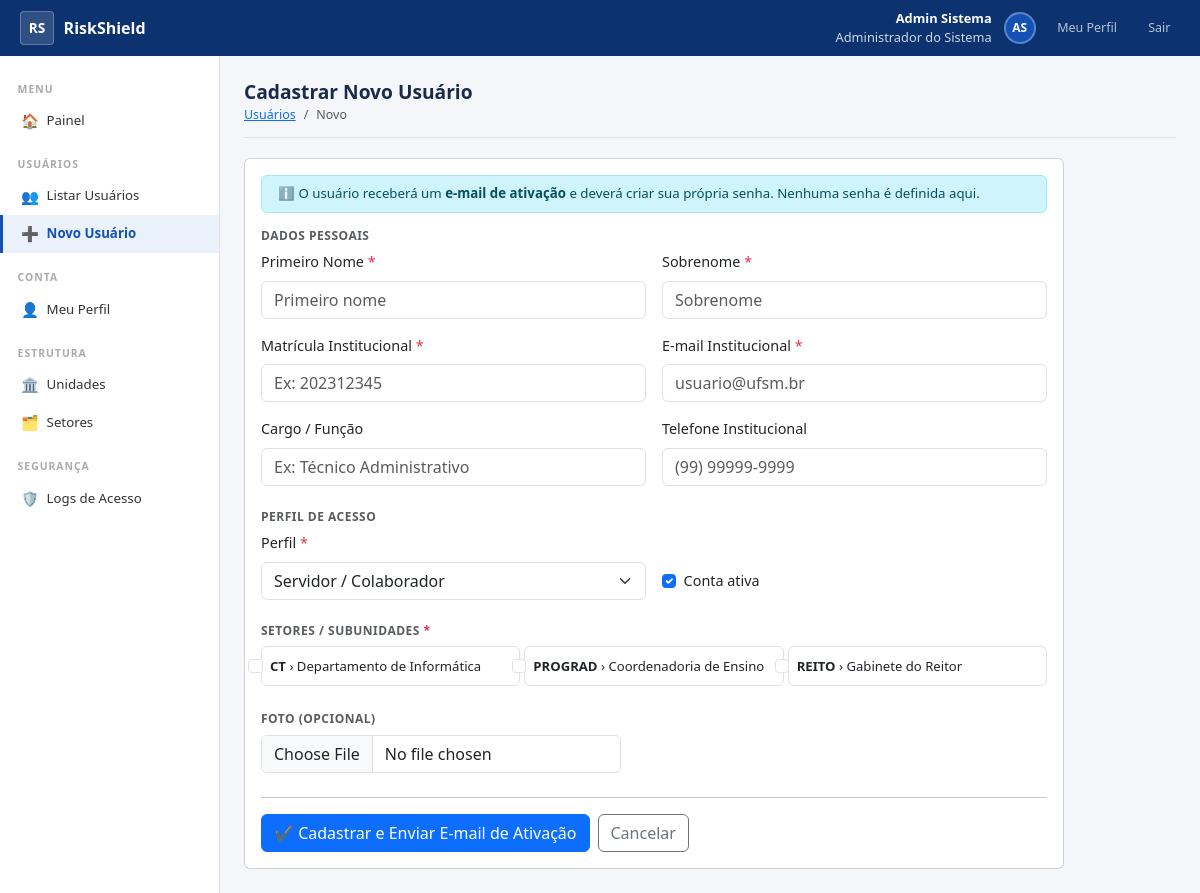
Screenshot of /usuarios/novo/ (signed in) with the database file from the repository.
### accounts/models.py (models this page shows, shortened)
class Usuario(AbstractBaseUser, PermissionsMixin):
    primeiro_nome = models.CharField('Primeiro Nome', max_length=80)
    sobrenome     = models.CharField('Sobrenome',     max_length=100)
    matricula     = models.CharField('Matrícula',     max_length=20, unique=True, db_index=True)
    email         = models.EmailField('E-mail Institucional', unique=True, db_index=True)
    foto          = models.ImageField('Foto', upload_to='fotos/', blank=True, null=True)
    telefone      = models.CharField('Telefone Institucional', max_length=20, blank=True)
    cargo         = models.CharField('Cargo / Função',         max_length=120, blank=True)
    perfil = models.CharField(
        'Perfil',
        max_length=20,
        choices=Perfil.choices,
        default=Perfil.SERVIDOR,
        db_index=True,
    )
    ativo           = models.BooleanField('Ativo', default=True, db_index=True)
    conta_ativada   = models.BooleanField('Conta Ativada', default=False)
    is_staff        = models.BooleanField('Acesso Admin Django', default=False)
    criado_em       = models.DateTimeField('Criado em',    auto_now_add=True)
    atualizado_em   = models.DateTimeField('Atualizado em', auto_now=True)
    deleted_at      = models.DateTimeField('Excluído em',  null=True, blank=True, db_index=True)
    criado_por      = models.ForeignKey(
        'self', on_delete=models.SET_NULL,
        null=True, blank=True,
        related_name='usuarios_criados',
        verbose_name='Criado por',
    )
    ultimo_login_ip = models.GenericIPAddressField('IP do Último Login', null=True, blank=True)
    history = HistoricalRecords(
        history_change_reason_field=models.TextField(null=True),
        excluded_fields=['last_login', 'ultimo_login_ip'],
    )
    objects = UsuarioManager()
    USERNAME_FIELD  = 'matricula'
    REQUIRED_FIELDS = ['email', 'primeiro_nome', 'sobrenome']
    class Meta:
        verbose_name         = 'Usuário'
        verbose_name_plural  = 'Usuários'
        ordering             = ['primeiro_nome', 'sobrenome']
    def get_nome_completo(self):
        return f'{self.primeiro_nome} {self.sobrenome}'.strip()
    def get_iniciais(self):
        partes = self.get_nome_completo().split()
        if len(partes) >= 2:
            return f'{partes[0][0]}{partes[-1][0]}'.upper()
        return self.matricula[:2].upper()
    @property
    def is_admin(self):
        return self.perfil == Perfil.ADMIN
    @property
    def pode_criar_usuario(self):
        return self.perfil in (Perfil.ADMIN, Perfil.GESTOR_UNIDADE)
    @property
    def pode_gerenciar_usuarios(self):
        return self.perfil in (Perfil.ADMIN, Perfil.GESTOR_UNIDADE, Perfil.GESTOR_SETOR)
    @property
    def pode_ver_logs(self):
        return self.perfil == Perfil.ADMIN

### organizacional/models.py (models this page shows, shortened)
class Setor(models.Model):
    unidade    = models.ForeignKey(Unidade, on_delete=models.PROTECT, related_name='setores')
    nome       = models.CharField('Nome', max_length=200)
    sigla      = models.CharField('Sigla', max_length=20, blank=True)
    ativo      = models.BooleanField('Ativo', default=True)
    deleted_at = models.DateTimeField('Excluído em', null=True, blank=True)
    criado_em  = models.DateTimeField('Criado em', auto_now_add=True)
    history    = HistoricalRecords()
    class Meta:
        verbose_name         = 'Setor / Subunidade'
        verbose_name_plural  = 'Setores / Subunidades'
        ordering             = ['unidade__nome', 'nome']

class Unidade(models.Model):
    TIPO_CHOICES = [
        ('REITORIA',     'Reitoria'),
        ('PRO_REITORIA', 'Pró-Reitoria'),
        ('CENTRO',       'Centro de Ensino'),
        ('ORGAO',        'Órgão Suplementar'),
        ('CAMPUS',       'Campus'),
    ]
    nome       = models.CharField('Nome', max_length=200)
    sigla      = models.CharField('Sigla', max_length=20, blank=True)
    tipo       = models.CharField('Tipo', max_length=20, choices=TIPO_CHOICES)
    ativo      = models.BooleanField('Ativo', default=True)
    deleted_at = models.DateTimeField('Excluído em', null=True, blank=True)
    criado_em  = models.DateTimeField('Criado em', auto_now_add=True)
    history    = HistoricalRecords()
    class Meta:
        verbose_name         = 'Unidade'
        verbose_name_plural  = 'Unidades'
        ordering             = ['nome']

### accounts/views.py (the view, shortened to what this page needs)
# urls.py: path('usuarios/novo/',                            views.view_cadastro_usuario, name='cadastro_usuario'),
@requer_pode_criar_usuario
def view_cadastro_usuario(request):
    u          = request.user
    setores_qs = _qs_setores(u)
    form = CadastroUsuarioForm(
        request.POST or None, request.FILES or None,
        usuario_logado=u, queryset_setores=setores_qs,
    )
    return render(request, 'accounts/cadastro_usuario.html',
                  {'form': form, 'titulo': 'Cadastrar Novo Usuário'})

### accounts/managers.py (called while the page is built)
    def get_queryset(self):
        return super().get_queryset().filter(deleted_at__isnull=True)

### accounts/views.py (called while the page is built)
def _qs_setores(usuario):
    if usuario.is_admin or usuario.is_gestor_unidade:
        return Setor.objects.filter(ativo=True).select_related('unidade')
    if usuario.is_gestor_setor:
        set_ids = usuario.usuario_setores.filter(ativo=True).values_list('setor_id', flat=True)
        return Setor.objects.filter(id__in=set_ids, ativo=True).select_related('unidade')
    return Setor.objects.none()

### templates/accounts/cadastro_usuario.html (shortened to what this page needs)
{% extends 'base_sistema.html' %}
{% block content %}
<div class="page-header">
  <h1>{{ titulo }}</h1>
  <ol class="breadcrumb mb-0">
    <li class="breadcrumb-item"><a href="{% url 'lista_usuarios' %}">Usuários</a></li>
    <li class="breadcrumb-item active">Novo</li>
  </ol>
</div>
<div class="card" style="max-width:820px;">
  <div class="card-body">
    <div class="alert alert-info py-2" style="font-size:.83rem;">
      ℹ️ O usuário receberá um <strong>e-mail de ativação</strong> e deverá criar sua própria senha.
      Nenhuma senha é definida aqui.
    </div>
    <form method="post" enctype="multipart/form-data" novalidate>
      <h6 class="fw-bold text-muted mb-2 mt-3" style="font-size:.75rem; text-transform:uppercase; letter-spacing:.5px;">Dados Pessoais</h6>
      <div class="row g-3">
        <div class="col-sm-6">
          <label class="form-label">Primeiro Nome <span class="text-danger">*</span></label>
          <input type="text" name="primeiro_nome" class="form-control {% if form.primeiro_nome.errors %}is-invalid{% endif %}"
                 value="{{ form.primeiro_nome.value|default:'' }}" placeholder="Primeiro nome" required>
        </div>
        <div class="col-sm-6">
          <label class="form-label">Sobrenome <span class="text-danger">*</span></label>
          <input type="text" name="sobrenome" class="form-control {% if form.sobrenome.errors %}is-invalid{% endif %}"
                 value="{{ form.sobrenome.value|default:'' }}" placeholder="Sobrenome" required>
        </div>
        <div class="col-sm-6">
          <label class="form-label">Matrícula Institucional <span class="text-danger">*</span></label>
          <input type="text" name="matricula" class="form-control {% if form.matricula.errors %}is-invalid{% endif %}"
                 value="{{ form.matricula.value|default:'' }}" placeholder="Ex: 202312345" required>
        </div>
        <div class="col-sm-6">
          <label class="form-label">E-mail Institucional <span class="text-danger">*</span></label>
          <input type="email" name="email" class="form-control {% if form.email.errors %}is-invalid{% endif %}"
                 value="{{ form.email.value|default:'' }}" placeholder="usuario@ufsm.br" required>
        </div>
        <div class="col-sm-6">
          <label class="form-label">Cargo / Função</label>
          <input type="text" name="cargo" class="form-control"
                 value="{{ form.cargo.value|default:'' }}" placeholder="Ex: Técnico Administrativo">
        </div>
        <div class="col-sm-6">
          <label class="form-label">Telefone Institucional</label>
          {{ form.telefone }}
        </div>
      </div>
      <h6 class="fw-bold text-muted mb-2 mt-4" style="font-size:.75rem; text-transform:uppercase; letter-spacing:.5px;">Perfil de Acesso</h6>
      <div class="row g-3">
        <div class="col-sm-6">
          <label class="form-label">Perfil <span class="text-danger">*</span></label>
          <select name="perfil" class="form-select {% if form.perfil.errors %}is-invalid{% endif %}" required>
            {% for val, lbl in form.fields.perfil.choices %}
            <option value="{{ val }}" {% if form.perfil.value == val %}selected{% endif %}>{{ lbl }}</option>
            {% endfor %}
          </select>
        </div>
        <div class="col-sm-3 d-flex align-items-end pb-1">
          <div class="form-check">
            <input class="form-check-input" type="checkbox" name="ativo" id="id_ativo"
                   {% if form.ativo.value != False %}checked{% endif %}>
            <label class="form-check-label" for="id_ativo">Conta ativa</label>
          </div>
        </div>
      </div>
      <h6 class="fw-bold text-muted mb-2 mt-4" style="font-size:.75rem; text-transform:uppercase; letter-spacing:.5px;">Setores / Subunidades <span class="text-danger">*</span></h6>
      {% if form.fields.setores.queryset.count == 0 %}
        <div class="alert alert-warning py-2" style="font-size:.83rem;">
          ⚠️ Nenhum setor disponível. O administrador precisa cadastrar unidades e setores primeiro.
        </div>
      {% else %}
        <div class="row row-cols-1 row-cols-sm-2 row-cols-md-3 g-1">
          {% for setor in form.fields.setores.queryset %}
          <div class="col">
            <div class="form-check border rounded p-2">
              <input class="form-check-input" type="checkbox" name="setores" value="{{ setor.pk }}"
                     id="setor_{{ setor.pk }}"
                     {% if setor.pk|stringformat:'s' in form.setores.value|default:'' %}checked{% endif %}>
              <label class="form-check-label" for="setor_{{ setor.pk }}" style="font-size:.82rem;">
                <strong>{{ setor.unidade.sigla|default:setor.unidade.nome }}</strong> › {{ setor.nome }}
              </label>
            </div>
          </div>
          {% endfor %}
        </div>
      {% endif %}
      <h6 class="fw-bold text-muted mb-2 mt-4" style="font-size:.75rem; text-transform:uppercase; letter-spacing:.5px;">Foto (Opcional)</h6>
      <input type="file" name="foto" class="form-control" accept="image/*" style="max-width:360px;">
      <hr class="mt-4">
      <div class="d-flex gap-2">
        <button type="submit" class="btn btn-primary">✔ Cadastrar e Enviar E-mail de Ativação</button>
        <a href="{% url 'lista_usuarios' %}" class="btn btn-outline-secondary">Cancelar</a>
      </div>
    </form>
  </div>
</div>
{% endblock %}

### templates/base_sistema.html (shortened to what this page needs)
{% load static %}
<!DOCTYPE html>
<html lang="pt-BR">
<head>
  <link href="https://cdn.jsdelivr.net/npm/bootstrap@5.3.0/dist/css/bootstrap.min.css" rel="stylesheet">
  <link rel="stylesheet" href="{% static 'css/styles_sistema.css' %}">
</head>
<body>
<div class="topbar">
  <a href="{% url 'painel' %}" class="topbar-brand">
    <div class="topbar-logo">RS</div>
    RiskShield
  </a>
  <div class="topbar-right">
    <div class="topbar-user text-end">
      <strong>{{ request.user.primeiro_nome }} {{ request.user.sobrenome }}</strong>
      {{ request.user.get_perfil_display }}
    </div>
    <div class="topbar-avatar">
      {% if request.user.foto %}<img src="{{ request.user.foto.url }}" alt="">
      {% else %}{{ request.user.get_iniciais }}{% endif %}
    </div>
    <a href="{% url 'meu_perfil' %}" class="topbar-btn">Meu Perfil</a>
    <a href="{% url 'logout' %}" class="topbar-btn">Sair</a>
  </div>
</div>
<div class="app-body">
  <nav class="sidebar">
    <div class="sidebar-section-title">Menu</div>
    <a href="{% url 'painel' %}" class="sidebar-link {% if request.resolver_match.url_name == 'painel' %}active{% endif %}">
      <span class="sidebar-icon">🏠</span> Painel
    </a>
    {% if request.user.pode_gerenciar_usuarios %}
    <div class="sidebar-section-title" style="margin-top:.5rem;">Usuários</div>
    <a href="{% url 'lista_usuarios' %}" class="sidebar-link {% if request.resolver_match.url_name == 'lista_usuarios' %}active{% endif %}">
      <span class="sidebar-icon">👥</span> Listar Usuários
    </a>
    {% if request.user.pode_criar_usuario %}
    <a href="{% url 'cadastro_usuario' %}" class="sidebar-link {% if request.resolver_match.url_name == 'cadastro_usuario' %}active{% endif %}">
      <span class="sidebar-icon">➕</span> Novo Usuário
    </a>
    {% endif %}
    {% endif %}
    <div class="sidebar-section-title" style="margin-top:.5rem;">Conta</div>
    <a href="{% url 'meu_perfil' %}" class="sidebar-link {% if request.resolver_match.url_name == 'meu_perfil' %}active{% endif %}">
      <span class="sidebar-icon">👤</span> Meu Perfil
    </a>
    {% if request.user.pode_criar_usuario %}
    <div class="sidebar-section-title" style="margin-top:.5rem;">Estrutura</div>
    <a href="{% url 'lista_unidades' %}" class="sidebar-link {% if 'unidade' in request.resolver_match.url_name %}active{% endif %}">
      <span class="sidebar-icon">🏛️</span> Unidades
    </a>
    <a href="{% url 'lista_setores' %}" class="sidebar-link {% if 'setor' in request.resolver_match.url_name %}active{% endif %}">
      <span class="sidebar-icon">🗂️</span> Setores
    </a>
    {% endif %}
    {% if request.user.pode_ver_logs %}
    <div class="sidebar-section-title" style="margin-top:.5rem;">Segurança</div>
    <a href="{% url 'logs_acesso' %}" class="sidebar-link {% if request.resolver_match.url_name == 'logs_acesso' %}active{% endif %}">
      <span class="sidebar-icon">🛡️</span> Logs de Acesso
    </a>
    {% endif %}
  </nav>
  <div class="main-area">
    {% block content %}{% endblock %}
  </div>
</div>
</body>
</html>

### static/css/styles_sistema.css (style rules this page uses)
:root { --gov-blue: #1351B4; --gov-dark: #0C326F; }
body { background: #f4f6f9; font-size: .9rem; }
.topbar { background: var(--gov-dark); height: 56px; display: flex; align-items: center; padding: 0 1.25rem; position: sticky; top: 0; z-index: 1000; }
.topbar-brand { color: #fff; font-weight: 700; font-size: 1rem; text-decoration: none; display: flex; align-items: center; gap: .6rem; }
.topbar-logo { width: 34px; height: 34px; background: rgba(255, 255, 255, .15); border: 1px solid rgba(255, 255, 255, .25); border-radius: 4px; display: flex; align-items: center; justify-content: center; font-weight: 800; font-size: .85rem; color: #fff; }
.topbar-right { margin-left: auto; display: flex; align-items: center; gap: .75rem; }
.topbar-user { color: rgba(255, 255, 255, .8); font-size: .8rem; }
.topbar-user strong { color: #fff; display: block; }
.topbar-avatar { width: 32px; height: 32px; border-radius: 50%; background: var(--gov-blue); border: 2px solid rgba(255, 255, 255, .3); display: flex; align-items: center; justify-content: center; color: #fff; font-weight: 700; font-size: .75rem; overflow: hidden; flex-shrink: 0; }
.topbar-btn { color: rgba(255, 255, 255, .7); text-decoration: none; font-size: .78rem; padding: .3rem .6rem; border-radius: 3px; transition: background .15s; }
.sidebar { width: 220px; background: #fff; border-right: 1px solid #dee2e6; min-height: calc(100vh - 56px); padding: 1rem 0; flex-shrink: 0; }
.sidebar-section-title { font-size: .65rem; font-weight: 700; color: #aaa; letter-spacing: 1px; text-transform: uppercase; padding: .6rem 1.1rem .3rem; }
.sidebar-link { display: flex; align-items: center; gap: .5rem; padding: .5rem 1.1rem; color: #333; text-decoration: none; font-size: .83rem; border-left: 3px solid transparent; transition: all .15s; }
.sidebar-link.active { background: #ebf1fb; color: var(--gov-blue); font-weight: 600; border-left-color: var(--gov-blue); }
.sidebar-icon { width: 18px; text-align: center; font-size: .9rem; }
.app-body { display: flex; min-height: calc(100vh - 56px); }
.main-area { flex: 1; padding: 1.5rem; overflow: hidden; }
.page-header { margin-bottom: 1.25rem; padding-bottom: .75rem; border-bottom: 1px solid #dee2e6; }
.page-header h1 { font-size: 1.2rem; font-weight: 700; color: #1a2b4a; margin: 0; }
.page-header .breadcrumb { font-size: .78rem; margin: .2rem 0 0; }

### rows the page displays
Usuario: user.primeiro_nome "Admin", user.sobrenome "Sistema", user.perfil "Administrador do Sistema", user.get_iniciais "AS"
Setor: unidade.sigla "CT", nome "Departamento de Informática"
Setor: unidade.sigla "PROGRAD", nome "Coordenadoria de Ensino"
Setor: unidade.sigla "REITO", nome "Gabinete do Reitor"

### other values shown
{{ titulo }} "Cadastrar Novo Usuário"
form field perfil "Servidor / Colaborador"
